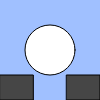
Frame 1 (no input)
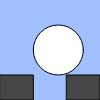
Frame 60 (no input)
Frame 120 (the mouse pressed at the canvas centre since frame 60): identical to frame 60, image omitted

The p5.js sketch that drew these frames (run headless with seeded random() and noise() and a simulated clock; from frame 60 on, the mouse is pressed at the canvas centre):

// p5.js sketch
// ── sketch.js


function setup(){
  createCanvas(windowWidth, windowHeight);
}

function draw(){
  background(160, 192, 255);
}

function windowResized(){
  resizeCanvas(windowWidth, windowHeight);
}

let x, y, g, vy, a;

function setup(){
  x = 50;
  y = height / 2;
  vy = 0;
  g = 1;
  a = 1;
}

function draw(){
  
  background(160, 192, 255);
  fill(255);
  ellipse(x, y, 50);
  fill(70);
  //yuka
  rect(0, height/2+25, width/3, height/2-25);
  rect(width/3*2, height/2+25, width/3, height/2-25);
  //Ashiba
  Ashiba(200, 280);
  Ashiba(650, 180);
  
  //red block
  fill(200,20,20);
  for (i=450; i<=width; i = i +400){
    rect(i,height/2 -25, 50, 50);
  }

  rect(1450,height/2 -25, 50, 50);
  

  //goal block
  fill(200, 200, 20);
  rect(1600,200,50,50);

  if(keyIsDown(LEFT_ARROW)){ x -= 5*a; }
  if(keyIsDown(RIGHT_ARROW)){ x += 5*a; }
  if(keyIsDown("A".charCodeAt(0))){ a = 1.5; }
   else{ a = 1;}
  if(y==height/2 && x<=width/3 && keyIsDown(" ".charCodeAt(0) )){ vy = -20 ;}
  if(y==height/2 && x>=width/3*2 && keyIsDown(" ".charCodeAt(0) )){ vy = -20 ;}
  if(y==280-25 && x>=200 && x<=400 && keyIsDown(" ".charCodeAt(0) )){ vy = -20;}
  if(y==180-25 && x>=650 && x<=850 && keyIsDown(" ".charCodeAt(0) )){ vy = -20;}
  if(y==280-25 || y==180-25){g=0;}
   else{g=1;}
   
  vy = vy + g;
  y = y + vy;

  if(x>=0 && x<=200 && y>=280 && y<=330){x = constrain(x, 0, 200-25);}
  if(x>=400 && x<=width/3 && y>=280 && y<=330){x = constrain(x, 400+25, width/3);}

  if(x>=width/3 && x<=650 && y>=180 && y<=230){x = constrain(x, width/3, 650-25);}
  if(x>=850 && x<=width/3*2 && y>=180 && y<=230){x = constrain(x, 850+25, width/3*2);}
  if(x>=width/3 && x<=width/3*2 && y>height/2+25){x = constrain(x, width/3+25, width/3*2-25);}

  if(x<200  || (x>400 && x<width/3)){y = constrain(y, 0, height/2);}
  if(x>width/3*2){y = constrain(y, 0, height/2);}
  if(x>=200 -25 && x<=400 +25 && y<280){y = constrain(y, 0, 280-25);}
  if(x>=200 && x<=400 && y>330){y = constrain(y, 330 + 25, height/2);}
  if(x>=650 -25 && x<=850 +25 && y<180){y = constrain(y, 0, 180-25);}
  if(x>=650 && x<=850 && y>230){y = constrain(y, 230 + 25, height+100);}

//resporn
  if(y>height){x=50;}
  if(x>=450 -25 && x<=500 +25 && y>=height/2 -25){x=50, y=height/2;}
  if(x>=1250 -25 && x<=1300 +25 && y>=height/2 -25){x=50, y=height/2;}
  if(x>=1450 -25 && x<=1500 +25 && y>=height/2 -25){x=50, y=height/2;}
  if(x>=1650 -25 && x<=1700 +25 && y>=height/2 -25){x=50, y=height/2;}
//goal
  if(x>=1600 -25 && x<=1650 +25 && y<=250 +15 && y>=200 -15){
    fill(0);
    text("AAA".toPrecision(3), 650, 300);}

  
  function Ashiba(x, y){
    rect(x, y, 200, 50);
  }
}
